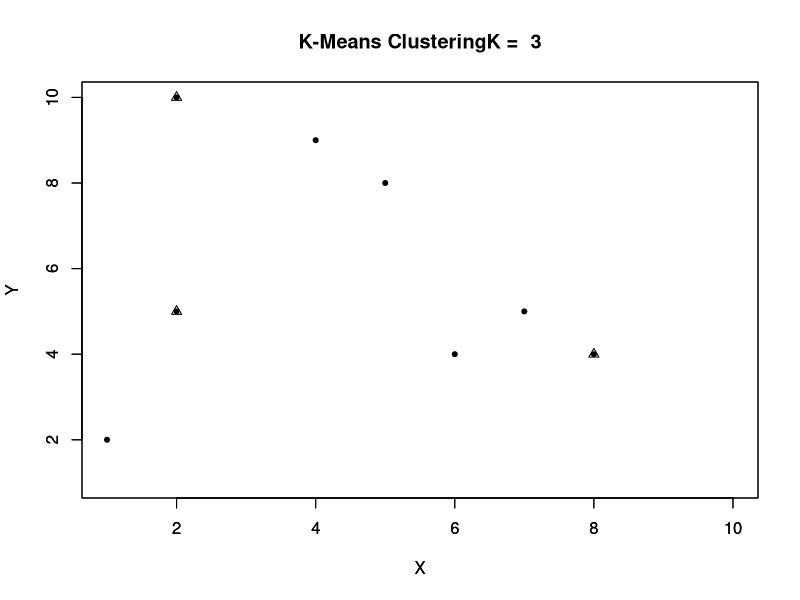

Recreate this plot in R.
## ---- chunk 1
x=c(2,2,8,5,7,6,1,4)
y=c(10,5,4,8,5,4,2,9)
datos=data.frame(x=x,y=y)
datos
z=c(x,y)
m = matrix(z, ncol=2)
print(m)
## ---- chunk 2
threshold = 0.1 
delta <- function(oldMeans, newMeans)
{
	a <- newMeans - oldMeans
	max(euclid(a[, 1], a[, 2]))
}
createMeanMatrix <- function(d)
{
	matrix(d, ncol=2, byrow=TRUE)
}
UpdateMeans <- function(m, cl, k)
{
 means <- c()
 for(c in 1:k)
 {
    # get the point of cluster c
    group <- which(cl == c)
    
    # compute the mean point of all points in cluster c
    mt1 <- mean(m[group,1])
    mt2 <- mean(m[group,2])
    vMean <- c(mt1, mt2)
    means <- c(means, vMean)
 }
 means <- createMeanMatrix(means)
 return(means)
}
# compute euclidean distance
euclid <- function(a,b){
	d<-sqrt(a**2 + b**2)
}
euclid2 <- function(a){
	d<-sqrt(sum(a**2))
}
Clustering <- function(m, means)
{
  clusters = c()
  n <- nrow(m)
  for(i in 1:n)
  {
    distances = c()
    k <- nrow(means)
    for(j in 1:k)
    {
	di <- m[i,] - means[j,]
	ds<-euclid2(di)
	distances <- c(distances, ds)
    }
    minDist <- min(distances)
    cl <- match(minDist, distances)
    clusters <- c(clusters, cl)    
  }
  return (clusters)
}
myKmeans <- function(m, k, max){
x <- m[, 1]
y <- m[, 2]
d=matrix(data=NA, ncol=0, nrow=0)
for(i in 1:k)
    d <-  c(d, c(x[i], y[i]))

init <- matrix(d, ncol=2, byrow=TRUE)
dev.new()
plotTitle <- paste("K-Means ClusteringK = ", k)
plot(m, xlim=c(1,10), ylim=c(1,10), xlab="X", ylab="Y", pch=20, 
        main=plotTitle)
par(new=T)
plot(init, pch=2, xlim=c(1,10), ylim=c(1,10), xlab="X", ylab="Y")
par(new=T)
oldMeans <- init
oldMeans 
cl <- Clustering(m, oldMeans)
cl
means <- UpdateMeans(m, cl, k)

thr <- delta(oldMeans, means)
itr <- 1
while(thr > threshold)
{
cl <- Clustering(m, means)
oldMeans <- means
means <- UpdateMeans(m, cl, k)
print(means)
thr <- delta(oldMeans, means)
itr <- itr+1
}
}

ks <- c(3) # different Ks
for(k in ks)
   print(myKmeans(m, k, max))



print(y)
print(m)
